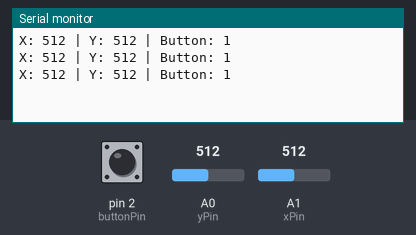
Bench run of a sketch on a simulated Arduino Uno, built with avr-gcc and run on an emulated ATmega328P. Parts: the last lines printed to the serial monitor. Inputs (shaded band) come from the test bench; at power-on: A0 (yPin) = 512, A1 (xPin) = 512, pin 2 (buttonPin) HIGH.

Above: at 1.3 s.
1.4 s: A0 (yPin) set to 716
At 1.9 s:
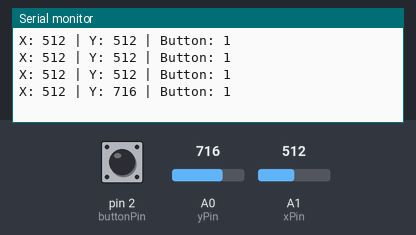
2.9 s: A1 (xPin) set to 716
At 3.4 s:
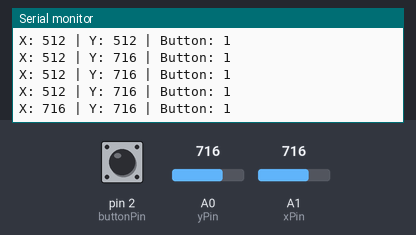
4.4 s: pin 2 (buttonPin) pulled LOW for 0.6 s
At 4.9 s:
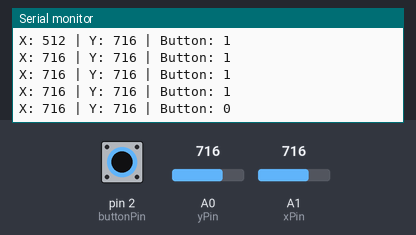
6.5 s: A0 (yPin) set to 900
At 6.8 s:
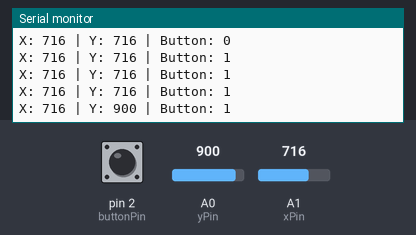
8.0 s: pin 2 (buttonPin) pulled LOW for 1 s
At 8.4 s:
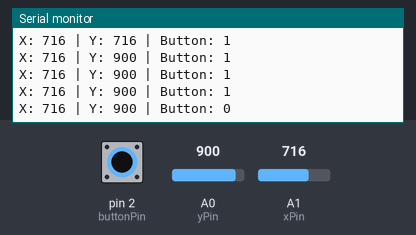
10.5 s: A1 (xPin) set to 900
At 10.9 s:
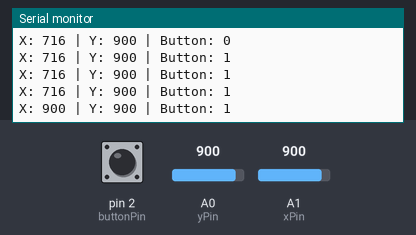
Timing chart, 0 to 13.0 s (numbered marks = the images above; inputs shaded):
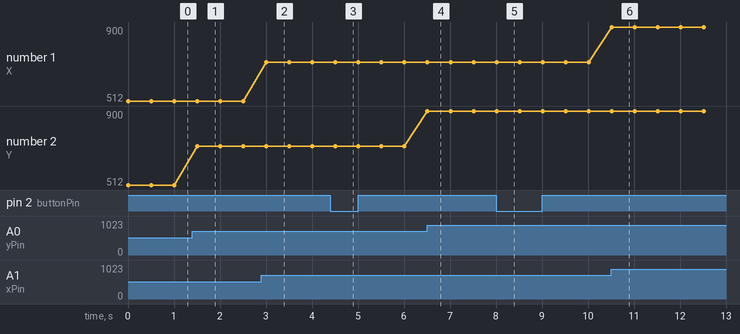

The sketch:

Joystick_shield_test.ino
```cpp
int xPin = A1;
int yPin = A0;
int buttonPin = 2;
int xPosition = 0;
int yPosition = 0;
int buttonState = 0;
void setup() {
  Serial.begin(9600);
  pinMode(xPin, INPUT);
  pinMode(yPin, INPUT);
  pinMode(buttonPin, INPUT_PULLUP);
}

void loop() {
  xPosition = analogRead(xPin);
  yPosition = analogRead(yPin);
  buttonState = digitalRead(buttonPin);
  Serial.print("X: ");
  Serial.print(xPosition);
  Serial.print(" | Y: ");
  Serial.print(yPosition);
  Serial.print(" | Button: ");
  Serial.println(buttonState);
  delay(500);
}
```

Measured:
- after the input at 1.4 s, the serial monitor: prints a new line after 0.10 s (image 1)
- after the input at 2.9 s, the serial monitor: prints a new line after 0.11 s (image 2)
- after the input at 4.4 s, the serial monitor: prints a new line after 0.11 s (image 3)
- after the input at 6.5 s, the serial monitor: prints a new line at once (image 4)
- after the input at 8.0 s, the serial monitor: prints a new line at once (image 5)
- after the input at 10.5 s, the serial monitor: prints a new line at once (image 6)
- plotted number 2: 512 → 716 after the input at 1.4 s, 716 → 900 after the input at 6.5 s
